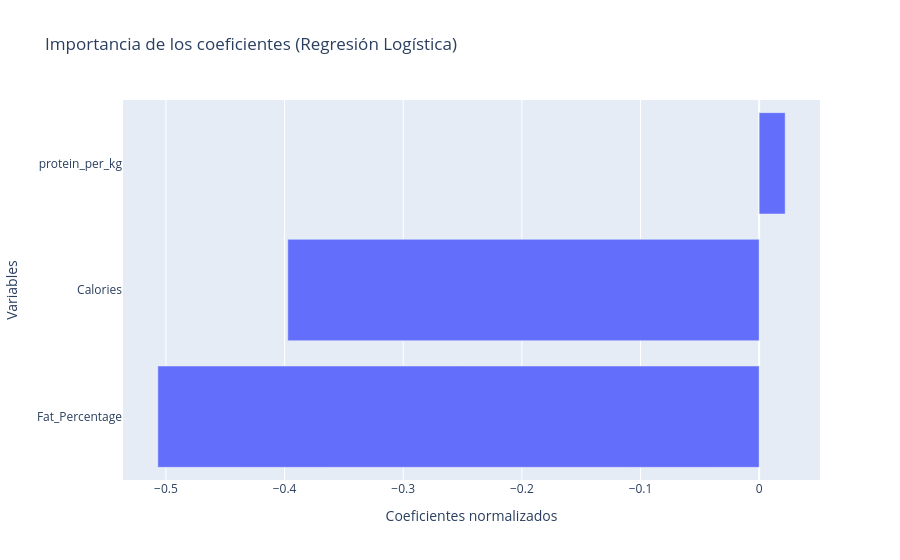

The code cell stored with this chart in its notebook:
### Markdown cell above
b) (0.75 pts) Entrena un modelo de regresión logística (LogisticRegression) para predecir bmiHealthy usando algunas variables de estilo de vida (por ejemplo sleepHours, activityLevel, calories).

### Code cell
X = pd.DataFrame({
    "Fat_Percentage": lifeStyleData["Fat_Percentage"],
    "Calories": lifeStyleData["Calories"],
    "protein_per_kg": lifeStyleData["protein_per_kg"]
})

y = lifeStyleData["bmiHealthy"]

X_train, X_test, y_train, y_test = train_test_split(X, y, test_size=0.3, random_state=42)

clf_log = Pipeline(steps=[
    ('scaler', StandardScaler()),
    ('glm', LogisticRegression(max_iter=10000, tol=0.1))
])

clf_log.fit(X_train, y_train)
predictions = clf_log.predict(X_test)

print("Classification report")
print(classification_report(y_test, predictions))
print("Confusion matrix")
print(confusion_matrix(y_test, predictions))

lmc = clf_log.named_steps['glm'].coef_[0]
objects = X.columns

fig = go.Figure()
fig.add_trace(go.Bar(x=lmc, y=objects, name="Coeficientes", orientation='h'))
fig.update_layout(title="Importancia de los coeficientes (Regresión Logística)",
                  xaxis_title="Coeficientes normalizados", yaxis_title="Variables")
fig.show()

### Figure 1 — Plotly figure (JSON) as saved in the notebook; plotly's stock layout.template omitted (floating-point values rounded to 4 significant figures)
{"data": [{"name": "Coeficientes", "orientation": "h", "type": "bar", "x": [-0.5068, -0.3973, 0.0219], "y": ["Fat_Percentage", "Calories", "protein_per_kg"]}], "layout": {"title": {"text": "Importancia de los coeficientes (Regresión Logística)"}, "xaxis": {"title": {"text": "Coeficientes normalizados"}}, "yaxis": {"title": {"text": "Variables"}}}}
